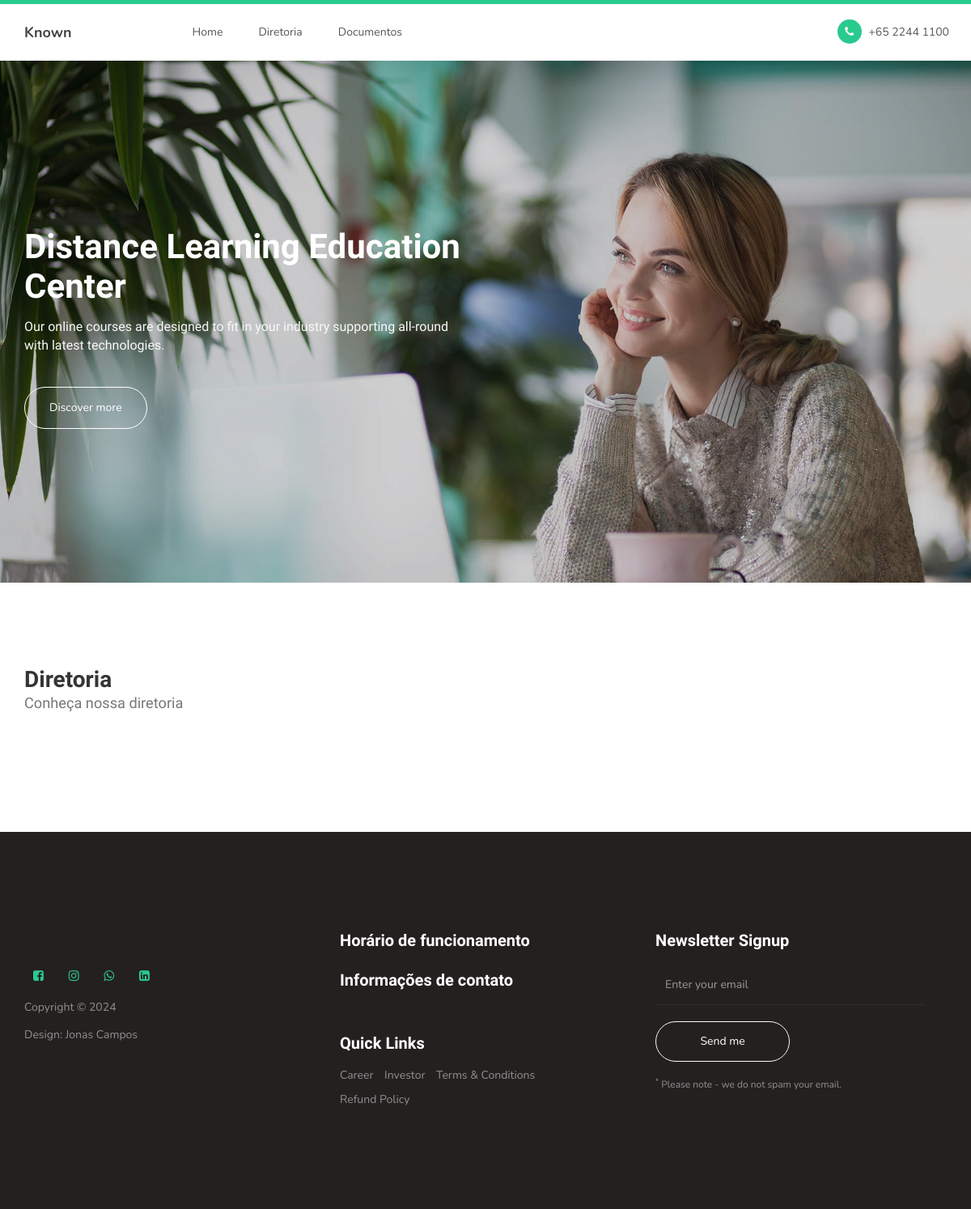
/diretoria/, run on an earlier commit of the app's database.
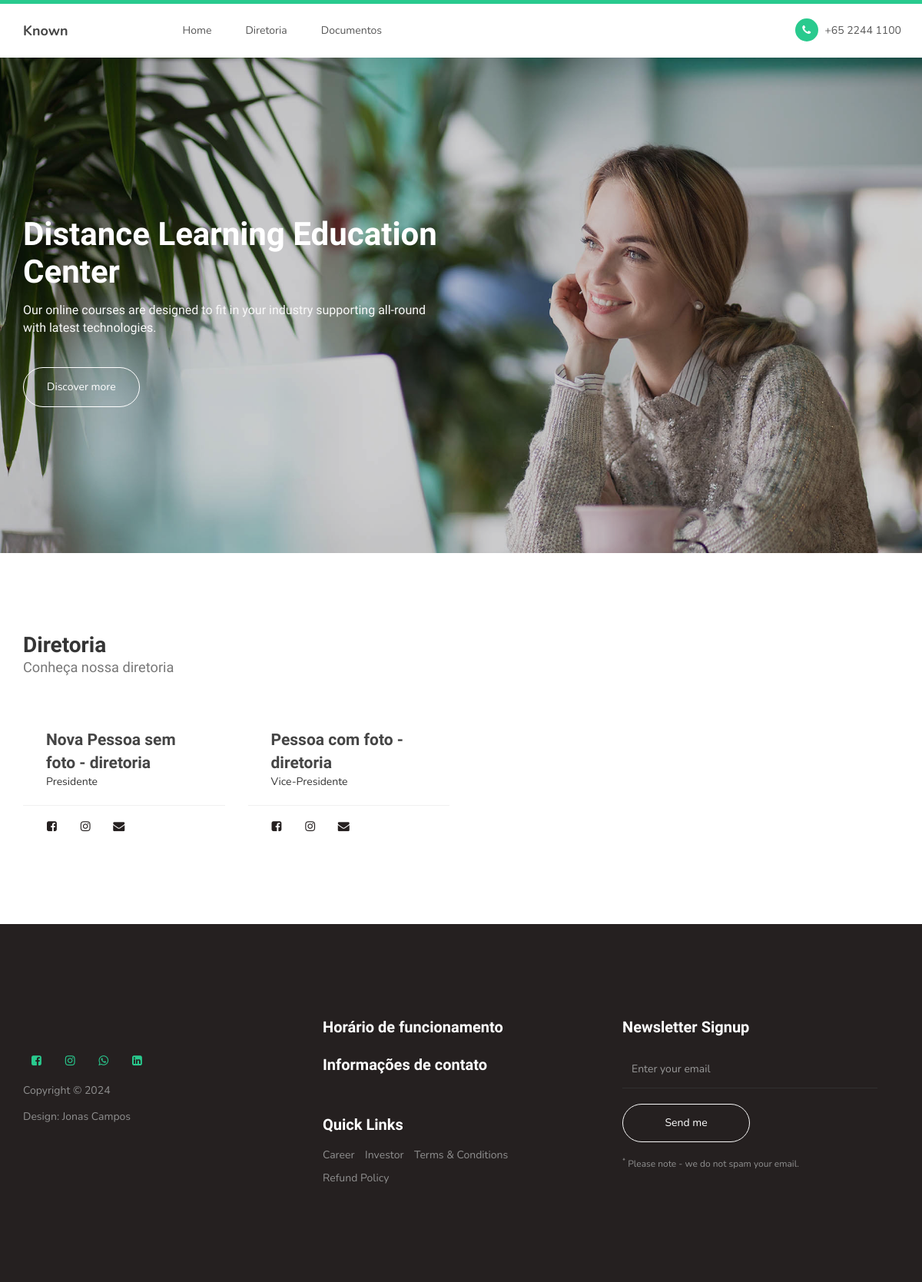
And on a later commit of the database.
### people/models.py (models this page shows, shortened)
class People(models.Model):
    id = models.AutoField(primary_key=True)
    name = models.CharField(max_length=200, blank=False, null=False)
    role = models.ForeignKey(
        "JobRole",
        on_delete=models.PROTECT,
        related_name="people_jobRole",
        null=True,
        blank=True,
    )
    photo = models.ImageField(upload_to="people/", blank=True, null=True)
    bio = models.TextField(blank=True, null=True)
    team = models.ForeignKey(
        "TeamList",
        on_delete=models.PROTECT,
        related_name="people_team",
        null=True,
        blank=True,
    )
    board_position = models.ForeignKey(
        "BoardPosition",
        on_delete=models.PROTECT,
        related_name="board_position",
        null=True,
        blank=True,
    )
    created_at = models.DateTimeField(auto_now_add=True)
    updated_at = models.DateTimeField(auto_now=True)
    class Meta:
        verbose_name = "Pessoa"
        verbose_name_plural = "Pessoas"

class BoardPosition(models.Model):
    id = models.AutoField(primary_key=True)
    role = models.CharField(max_length=100)
    created_at = models.DateTimeField(auto_now_add=True)
    updated_at = models.DateTimeField(auto_now=True)
    def __str__(self) -> str:
        return self.role

### people/views.py (the view)
# urls.py: path("diretoria/", Diretoria.as_view()),
class Diretoria(ListView):
    model = People
    template_name = 'diretoria.html'
    context_object_name = 'diretoria'
    def get_queryset(self) -> QuerySet[Any]:
        only_board_members = super().get_queryset().filter(team__name="Diretoria").all()
        return only_board_members

### app/context_processors.py (called while the page is built)
def context_company(request):
    company = Company.objects.all().first()
    return {'company': company}

def context_footer(request):
    footer = SiteFooter.objects.filter(main_footer=True).first()
    return {'footer': footer}

### people/templates/diretoria.html (shortened to what this page needs)
{% extends "base.html" %}
{% block content %}
{% include 'header_banner.html' %}
<section id="diretoria">
    <div class="container">
        <div class="row">
            <div class="col-md-12 col-sm-12">
                <div class="section-title">
                    <h2>Diretoria <small>Conheça nossa diretoria</small></h2>
                </div>
            </div>
            {% for member in diretoria %}
            <div class="col-md-3 col-sm-6">
                <div class="team-thumb">
                    <div class="team-info">
                        <h3>{{ member.name }}</h3>
                        <span>{{ member.board_position }}</span>
                    </div>
                    <ul class="social-icon">
                        <li><a href="#" class="fa fa-facebook-square" attr="facebook icon"></a></li>
                        <li><a href="#" class="fa fa-instagram"></a></li>
                        <li><a href="#" class="fa">&#xf0e0;</a></li>
                    </ul>
                </div>
            </div>
            {% endfor %}
        </div>
    </div>
</section>
{% endblock %}

### app/templates/base.html (shortened to what this page needs)
{% load static %}
<!DOCTYPE html>
<html lang="en">
<head>
     <link rel="stylesheet" href="{% static 'css/bootstrap.min.css' %}">
     <link rel="stylesheet" href="{% static 'css/font-awesome.min.css' %}">
     <link rel="stylesheet" href="{% static 'css/owl.carousel.css' %}">
     <link rel="stylesheet" href="{% static 'css/owl.theme.default.min.css' %}">
     <link rel="stylesheet" href="{% static 'css/templatemo-style.css' %}">
</head>
<body id="top" data-spy="scroll" data-target=".navbar-collapse" data-offset="50">
     {% include 'header_menu.html' %}
     {% block content %}
     {% endblock %}
     {% include 'footer.html' %}
</body>
</html>

### app/templates/header_menu.html (shortened to what this page needs)
<section class="navbar custom-navbar navbar-fixed-top" role="navigation">
    <div class="container">
         <div class="navbar-header">
              <a href="#" class="navbar-brand">Known</a>
         </div>
         <div class="collapse navbar-collapse">
              <ul class="nav navbar-nav navbar-nav-first">
                   <li><a href="/" class="smoothScroll">Home</a></li>
                   <li><a href="/diretoria" class="smoothScroll">Diretoria</a></li>
                   <li><a href="/documentos" class="smoothScroll">Documentos</a></li>
              </ul>
              <ul class="nav navbar-nav navbar-right">
                   <li><a href="#"><i class="fa fa-phone"></i> +65 2244 1100</a></li>
              </ul>
         </div>
    </div>
</section>

### app/templates/header_banner.html (shortened to what this page needs)
<section id="home">
    <div class="row">
              <div class="owl-carousel owl-theme home-slider">
                   <div class="item item-first">
                        <div class="caption">
                             <div class="container">
                                  <div class="col-md-6 col-sm-12">
                                       <h1>Distance Learning Education Center</h1>
                                       <h3>Our online courses are designed to fit in your industry supporting all-round with latest technologies.</h3>
                                       <a href="#feature" class="section-btn btn btn-default smoothScroll">Discover more</a>
                                  </div>
                             </div>
                        </div>
                   </div>
              </div>
    </div>
</section>

### company_entity/templates/footer.html (shortened to what this page needs)
<footer id="footer">
     <div class="container">
          <div class="row">
               <div class="col-md-4 col-sm-6">
                    <div class="footer-info">
                         <div class="section-title">
                         </div>
                         <ul class="social-icon">
                              <li><a href="{{ company.social_media_facebook }}" class="fa fa-facebook-square" attr="facebook icon"></a></li>
                              <li><a href="{{ company.social_media_instagram }}" class="fa fa-instagram"></a></li>
                              <li><a href="{{ company.social_media_whatsapp }}" class="fa fa-whatsapp"></a></li>
                              <li><a href="{{ company.social_media_linkedin }}" class="fa">&#xf08c;</a></li>
                         </ul>
                         <div class="copyright-text">
                              <p>Copyright &copy; 2024 </p>
                              <p>Design: Jonas Campos</p>
                         </div>
                    </div>
               </div>
               <div class="col-md-4 col-sm-6">
                    <div class="footer-info">
                         <div class="section-title">
                              <h2>Horário de funcionamento</h2>
                         </div>
                         <div class="section-title">
                              <h2>Informações de contato</h2>
                         </div>
                         <div class="footer_menu">
                              <h2>Quick Links</h2>
                              <ul>
                                   <li><a href="#">Career</a></li>
                                   <li><a href="#">Investor</a></li>
                                   <li><a href="#">Terms & Conditions</a></li>
                                   <li><a href="#">Refund Policy</a></li>
                              </ul>
                         </div>
                    </div>
               </div>
               <div class="col-md-4 col-sm-12">
                    <div class="footer-info newsletter-form">
                         <div class="section-title">
                              <h2>Newsletter Signup</h2>
                         </div>
                         <div>
                              <div class="form-group">
                                   <form action="#" method="get">
                                        <input type="email" class="form-control" placeholder="Enter your email"
                                             name="email" id="email" required="">
                                        <input type="submit" class="form-control" name="submit" id="form-submit"
                                             value="Send me">
                                   </form>
                                   <span><sup>*</sup> Please note - we do not spam your email.</span>
                              </div>
                         </div>
                    </div>
               </div>
          </div>
     </div>
</footer>

### static/css/templatemo-style.css (style rules this page uses)
body { background: #ffffff; font-family: 'Nunito', sans-serif; overflow-x: hidden; padding-top: 70px; }
h1,h2,h3,h4,h5,h6 { font-family: 'Muli', sans-serif; font-weight: bold; line-height: inherit; }
h1 { color: #252525; font-size: 3em; line-height: normal; }
h2 { color: #353535; font-size: 2em; padding-bottom: 10px; }
h3 { font-size: 1.5em; margin-bottom: 0; }
h3, h3 a { color: #454545; }
p { color: #757575; font-size: 14px; font-weight: normal; line-height: 24px; }
html { -webkit-font-smoothing: antialiased; }
a { color: #252525; -webkit-transition: 0.5s; transition: 0.5s; text-decoration: none !important; }
a, input, button, .form-control { -webkit-transition: 0.5s; transition: 0.5s; }
.section-title { padding-bottom: 40px; }
.section-title h2 { margin: 0; }
.section-title small { display: block; }
section { position: relative; padding: 100px 0; }
.section-btn { background: transparent; border-radius: 50px; border: 1px solid #ffffff; color: #ffffff; font-size: inherit; font-weight: normal; padding: 15px 30px; transition: 0.5s; }
.custom-navbar { background: #ffffff; border-top: 5px solid #29ca8e; border-bottom: 0; -webkit-box-shadow: 0 1px 30px rgba(0, 0, 0, 0.1); -moz-box-shadow: 0 1px 30px rgba(0, 0, 0, 0.1); box-shadow: 0 1px 30px rgba(0, 0, 0, 0.1); padding: 12px 0; margin-bottom: 0; padding: 0; }
.custom-navbar .navbar-brand { color: #454545; font-size: 18px; font-weight: bold; line-height: 40px; }
.custom-navbar .navbar-nav.navbar-nav-first { margin-left: 8em; }
.custom-navbar .navbar-nav.navbar-right li a { padding-right: 12px; padding-left: 12px; }
.custom-navbar .navbar-nav.navbar-right li a .fa { background: #29ca8e; border-radius: 100%; color: #ffffff; width: 30px; height: 30px; line-height: 30px; text-align: center; display: inline-block; margin-right: 5px; }
.custom-navbar .nav li a { line-height: 40px; color: #575757; padding-right: 22px; padding-left: 22px; }
#home { padding: 0; }
#home h1 { color: #ffffff; }
#home h3 { color: #f9f9f9; font-size: 16px; font-weight: 300; margin: 0; padding: 5px 0 40px 0; }
@media (min-width: 768px) { .home-slider .col-md-6 { padding-left: 0; } }
.home-slider .caption { display: flex; justify-content: center; flex-direction: column; text-align: left; background-color: rgba(20,20,20,0.2); height: 100%; color: #fff; cursor: e-resize; }
.home-slider .item { background-repeat: no-repeat; background-attachment: local; background-size: cover; height: 650px; }
.home-slider .item-first { background-image: url(../images/slider-image1.jpg); background-position: center; }
.team-thumb { background: #ffffff; position: relative; overflow: hidden; text-align: left; }
.team-info { padding: 20px 30px; }
.team-thumb .social-icon { border-top: 1px solid #f0f0f0; padding: 4px 20px 0 20px; }
.team-thumb .social-icon li a { background: #ffffff; color: #252020; }
.team-info h3 { margin: 0; }
footer { background: #252020; padding: 120px 0; }
footer .section-title { padding-bottom: 10px; }
footer h2 { font-size: 20px; }
footer a, footer p { color: #909090; }
footer .social-icon { margin-top: 25px; }
.footer-info { margin-right: 2em; }
.footer-info h2 { color: #ffffff; padding: 0; }
.footer_menu h2 { margin-top: 2em; }
.footer_menu ul { margin: 0; padding: 0; }
.footer_menu li { display: inline-block; list-style: none; margin: 5px 10px 5px 0; }
.newsletter-form .form-control { background: transparent; border-radius: 0; box-shadow: none; border: 0; border-bottom: 1px solid #303030; height: 50px; margin: 5px 0; }
.newsletter-form input[type="submit"] { background: transparent; border: 1px solid #f9f9f9; border-radius: 50px; color: #ffffff; display: block; margin-top: 20px; outline: none; width: 50%; }
.newsletter-form .form-group span { color: #909090; display: block; font-size: 12px; margin-top: 20px; }
.social-icon { position: relative; padding: 0; margin: 0; }
.social-icon li { display: inline-block; list-style: none; margin-bottom: 5px; }
.social-icon li a { border-radius: 100px; color: #29ca8e; font-size: 15px; width: 35px; height: 35px; line-height: 35px; text-decoration: none; text-align: center; transition: all 0.4s ease-in-out; position: relative; margin: 5px 5px 5px 0; }

What changed in the data, as far as the page shows it:
added People: name "Nova Pessoa sem foto - diretoria", board_position "Presidente"
added People: name "Pessoa com foto - diretoria", board_position "Vice-Presidente"
